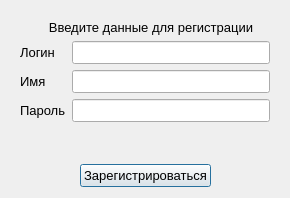
<?xml version="1.0" encoding="UTF-8"?>
<ui version="4.0">
 <class>Registration</class>
 <widget class="QDialog" name="Registration">
  <property name="geometry">
   <rect>
    <x>0</x>
    <y>0</y>
    <width>290</width>
    <height>198</height>
   </rect>
  </property>
  <property name="font">
   <font>
    <pointsize>10</pointsize>
   </font>
  </property>
  <property name="windowTitle">
   <string>Chat - Registration</string>
  </property>
  <property name="windowIcon">
   <iconset resource="icons.qrc">
    <normaloff>:/img/chat.svg</normaloff>:/img/chat.svg</iconset>
  </property>
  <layout class="QVBoxLayout" name="verticalLayout_2">
   <item>
    <widget class="QWidget" name="widget" native="true">
     <layout class="QVBoxLayout" name="verticalLayout">
      <item>
       <widget class="QLabel" name="welcomeLabel">
        <property name="text">
         <string>        Введите данные для регистрации</string>
        </property>
       </widget>
      </item>
      <item>
       <layout class="QFormLayout" name="formLayout">
        <item row="0" column="0">
         <widget class="QLabel" name="label">
          <property name="text">
           <string>Логин</string>
          </property>
         </widget>
        </item>
        <item row="0" column="1">
         <widget class="QLineEdit" name="lineAddLogin"/>
        </item>
        <item row="1" column="0">
         <widget class="QLabel" name="label_2">
          <property name="text">
           <string>Имя</string>
          </property>
         </widget>
        </item>
        <item row="1" column="1">
         <widget class="QLineEdit" name="lineAddName"/>
        </item>
        <item row="2" column="0">
         <widget class="QLabel" name="label_3">
          <property name="text">
           <string>Пароль</string>
          </property>
         </widget>
        </item>
        <item row="2" column="1">
         <widget class="QLineEdit" name="lineAddPass">
          <property name="echoMode">
           <enum>QLineEdit::Password</enum>
          </property>
         </widget>
        </item>
       </layout>
      </item>
     </layout>
    </widget>
   </item>
   <item>
    <widget class="QLabel" name="resultLabel">
     <property name="text">
      <string/>
     </property>
    </widget>
   </item>
   <item>
    <layout class="QHBoxLayout" name="horizontalLayout">
     <item>
      <widget class="QWidget" name="widget_3" native="true"/>
     </item>
     <item>
      <widget class="QPushButton" name="buttonAddUser">
       <property name="text">
        <string>Зарегистрироваться</string>
       </property>
      </widget>
     </item>
     <item>
      <widget class="QWidget" name="widget_2" native="true"/>
     </item>
    </layout>
   </item>
  </layout>
 </widget>
 <resources>
  <include location="icons.qrc"/>
 </resources>
 <connections/>
</ui>
